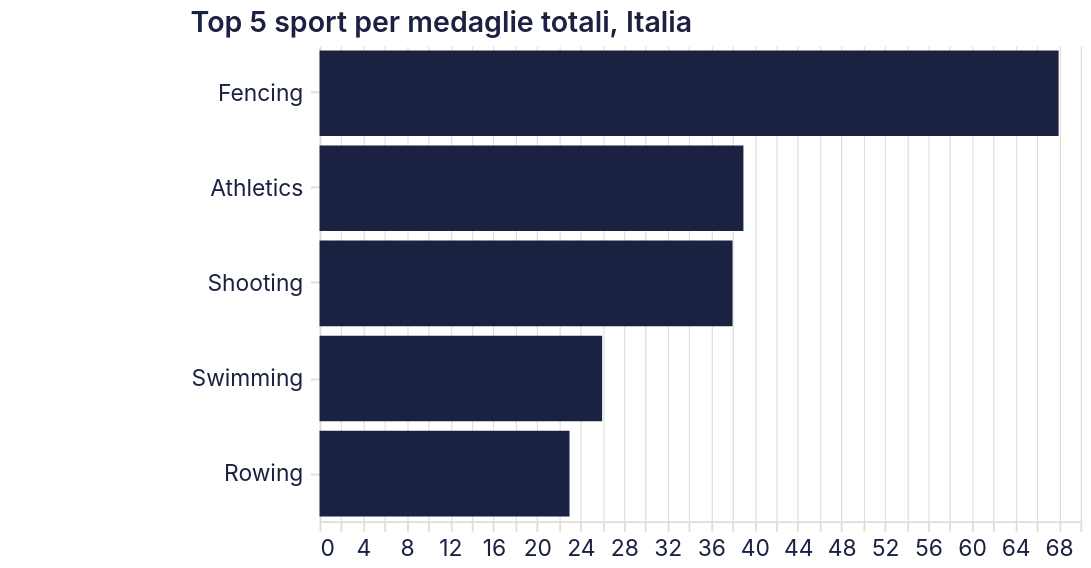

Write the Vega-Lite specification saved for this chart.
### Vega-Lite specification from a JSON file in a GitHub repository (floating-point values rounded to 4 significant figures)
{"$schema": "https://vega.github.io/schema/vega-lite/v5.20.1.json", "config": {"arc": {"fill": "#1b2140"}, "area": {"fill": "#1b2140", "fillOpacity": 0.15, "line": true}, "axis": {"domainColor": "#e2ddd4", "grid": true, "gridColor": "#e2ddd4", "gridWidth": 0.6, "labelAngle": 0, "labelColor": "#1b2140", "labelFont": "Inter, system-ui, -apple-system, BlinkMacSystemFont, 'Segoe UI', Roboto, sans-serif", "labelFontSize": 12, "labelFontWeight": 400, "labelPadding": 4, "tickColor": "#e2ddd4", "tickSize": 5, "titleColor": "#1b2140", "titleFont": "Inter, system-ui, -apple-system, BlinkMacSystemFont, 'Segoe UI', Roboto, sans-serif", "titleFontSize": 12, "titleFontWeight": 600}, "axisBand": {"grid": false}, "background": "transparent", "bar": {"fill": "#1b2140"}, "legend": {"labelColor": "#1b2140", "labelFont": "Inter, system-ui, -apple-system, BlinkMacSystemFont, 'Segoe UI', Roboto, sans-serif", "labelFontSize": 11, "padding": 4, "symbolType": "circle", "titleColor": "#1b2140", "titleFont": "Inter, system-ui, -apple-system, BlinkMacSystemFont, 'Segoe UI', Roboto, sans-serif", "titleFontSize": 12}, "line": {"stroke": "#1b2140", "strokeWidth": 2}, "mark": {"color": "#1b2140"}, "path": {"stroke": "#1b2140"}, "point": {"fill": "#1b2140", "filled": true}, "range": {"category": ["#1b2140", "#ff8009", "#9a0641", "#ffe34a", "#e7b6af", "#0088b0", "#e03830"]}, "rect": {"fill": "#1b2140"}, "shape": {"stroke": "#1b2140"}, "symbol": {"fill": "#1b2140"}, "title": {"anchor": "start", "color": "#1b2140", "font": "Inter, system-ui, -apple-system, BlinkMacSystemFont, 'Segoe UI', Roboto, sans-serif", "fontSize": 15, "fontWeight": 600, "subtitleColor": "#1b2140", "subtitleFont": "Inter, system-ui, -apple-system, BlinkMacSystemFont, 'Segoe UI', Roboto, sans-serif"}, "view": {"continuousHeight": 300, "continuousWidth": 400, "fill": null, "stroke": null}}, "data": {"name": "data-bff3c5f47e4bb12b68cddfe47ff7eea2"}, "datasets": {"data-bff3c5f47e4bb12b68cddfe47ff7eea2": [{"country": "Italy", "sport": "Fencing", "total_gold": 24, "total_medals": 68}, {"country": "Italy", "sport": "Athletics", "total_gold": 16, "total_medals": 39}, {"country": "Italy", "sport": "Shooting", "total_gold": 14, "total_medals": 38}, {"country": "Italy", "sport": "Swimming", "total_gold": 5, "total_medals": 26}, {"country": "Italy", "sport": "Rowing", "total_gold": 7, "total_medals": 23}]}, "encoding": {"color": {"value": "#1b2140"}, "tooltip": [{"field": "sport", "type": "nominal"}, {"field": "total_medals", "type": "quantitative"}], "x": {"axis": {"tickCount": 30}, "field": "total_medals", "title": null, "type": "quantitative"}, "y": {"field": "sport", "sort": "-x", "title": null, "type": "nominal"}}, "height": 250, "mark": {"type": "bar"}, "padding": {"bottom": 5, "left": 100, "right": 5, "top": 5}, "title": "Top 5 sport per medaglie totali, Italia", "width": 400}
